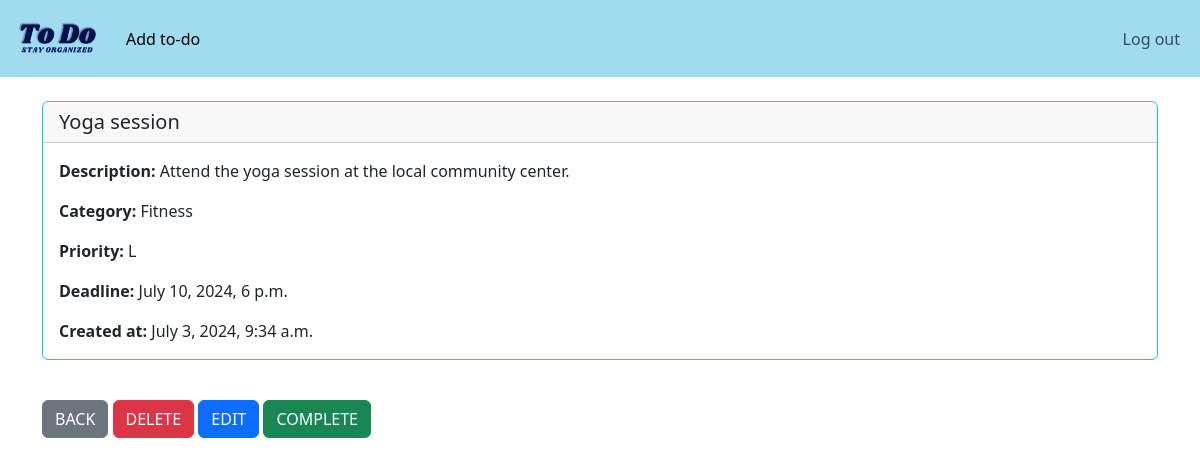
/task/24/ (signed in), run on the app's committed database.
### website/models.py (models this page shows, shortened)
class Task(models.Model):
    PRIORITY_CHOICES = [
        ('L', 'Low'),
        ('M', 'Medium'),
        ('H', 'High'),
    ]
    user = models.ForeignKey(User, on_delete=models.CASCADE)
    created_at = models.DateTimeField(auto_now_add=True)
    title = models.CharField(max_length=100)
    description = models.TextField()
    category = models.CharField(max_length=50, blank=True, null=True)
    deadline = models.DateTimeField(blank=True, null=True)
    priority = models.CharField(max_length=1, choices=PRIORITY_CHOICES, default='M')
    completed = models.BooleanField(default=False)

### website/views.py (the view)
# urls.py: path('task/<int:pk>/', views.task, name='task'),
def task(request, pk):
    if request.user.is_authenticated:
        try:
            task = get_object_or_404(Task, id=pk, user=request.user)
            return render(request, 'task.html', {'task': task})
        except Task.DoesNotExist:
            messages.error(request, "Task does not exist.")
            return redirect('home')
    else:
        messages.success(request, "You must be logged in! Log in and try again...")
        return redirect('home')

### website/templates/task.html
{% extends 'base.html' %}
{% block content %}
<div class="card border-info mb-3">
    <h5 class="card-header">
        {{ task.title }}
    </h5>
    <div class="card-body">
        <p class="card-text">
            <strong>Description:  </strong>{{ task.description }}</p>
        <p class="card-text">
            <strong>Category:  </strong>{{ task.category }}</p>
        <p class="card-text">
            <strong>Priority:  </strong>{{ task.priority }}</p>
        <p class="card-text">
            <strong>Deadline:  </strong>{{ task.deadline }}</p>
        <p class="card-text">
            <strong>Created at:  </strong>{{ task.created_at }}</p>
    </div>
</div>
<br/>
    <a href = "{% url 'home' %}" class = "btn btn-secondary"> BACK</a>
    <a href = "{% url 'delete_task' task.id %}" class = "btn btn-danger"> DELETE </a>
    <a href = "{% url 'edit_task' task.id %}" class = "btn btn-primary"> EDIT </a>
    <a href = "{% url 'complete_task' task.id %}" class = "btn btn-success"> COMPLETE </a>
{% endblock %}

### data on the page
Task: title "Yoga session", description "Attend the yoga session at the local community center.", category "Fitness", priority "L", deadline "July 10, 2024, 6 p.m.", created_at "July 3, 2024, 9:34 a.m."
